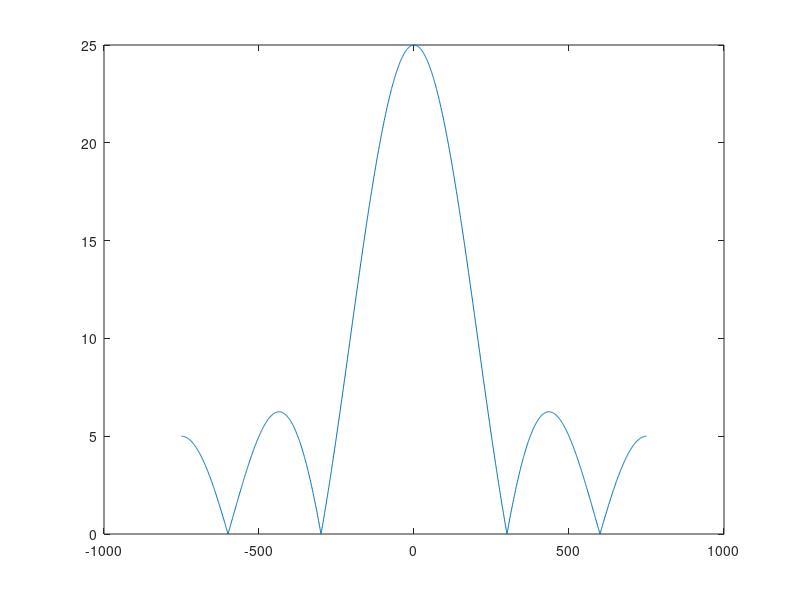

Write MATLAB code to recreate this figure.
clc;
clear;

x= zeros(1,20);
for i=1:20
    if (i<16 && i>10)
        x(i)=5;
    else
        x(i)=0;
    end
end

y=fft(x,1500);
%plot(abs(y))
y=fftshift(abs(y));
n=-750:749;
plot(n,y)
